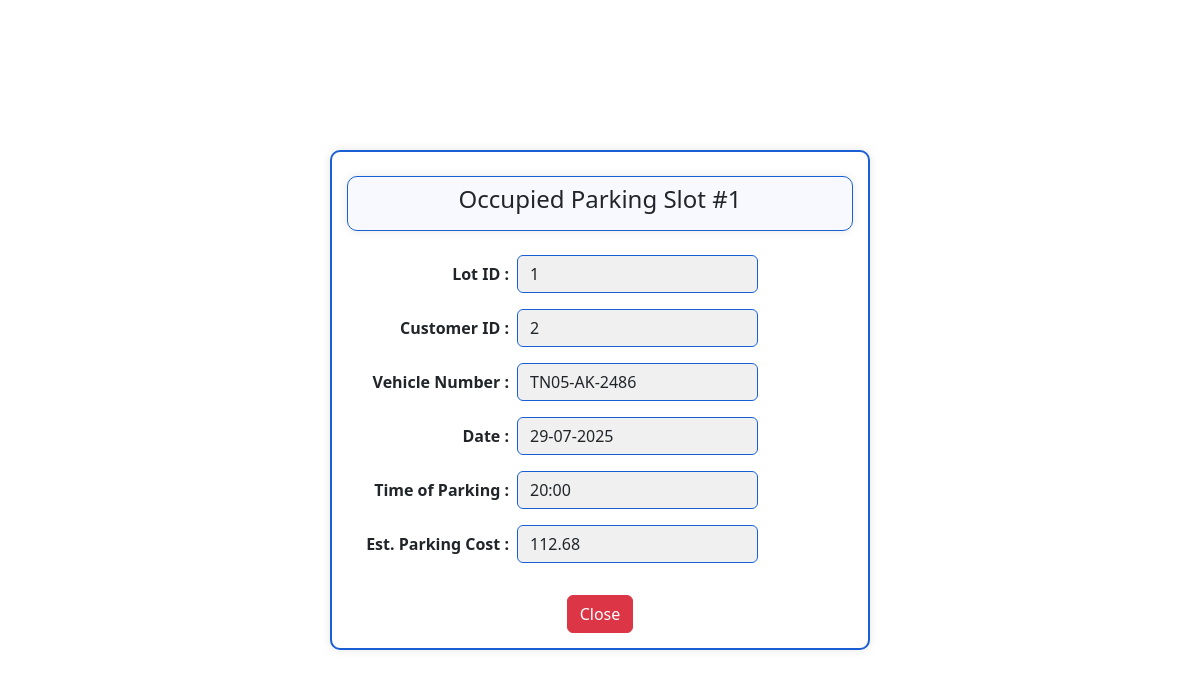
Screenshot of /occupied/1 with the database file from the repository.
### applications/models.py (models this page shows)
class ParkingLot(db.Model):
    id = db.Column(db.Integer, primary_key=True, autoincrement=True)
    lot_name = db.Column(db.String(100), nullable=False)
    price = db.Column(db.Float, nullable=False)
    max_spots = db.Column(db.Integer, nullable=False)
    address = db.Column(db.String(255), nullable=False)
    pincode = db.Column(db.Integer, nullable=False)
    spots = db.relationship('ParkingSpot', backref='parking_lot', cascade='all, delete', lazy=True)

class User(db.Model):
    id = db.Column(db.Integer, primary_key=True, autoincrement=True)
    username = db.Column(db.String(50), unique=True, nullable=False)
    full_name = db.Column(db.String(50), nullable=False)
    address = db.Column(db.String(255), nullable=True)
    pin_code = db.Column(db.Integer, nullable=True)
    email = db.Column(db.String(255), unique=True, nullable=False)
    password = db.Column(db.String(20), nullable=False)
    reservation = db.relationship('Reservation', backref='user', lazy=True)

class Reservation(db.Model):
    id = db.Column(db.Integer, primary_key=True, autoincrement=True)
    user_id = db.Column(db.Integer, db.ForeignKey('user.id'), nullable=False)
    spot_id = db.Column(db.Integer, db.ForeignKey('parking_spot.id'), nullable=False)
    vehicle_num = db.Column(db.String(20), nullable=False)
    start_time = db.Column(db.DateTime, nullable=False)
    end_time = db.Column(db.DateTime, nullable=True)
    price = db.Column(db.Float, nullable=False)

### applications/controllers.py (the view)
@app.route('/occupied/<int:spot_id>', methods=['GET', 'POST'])
def occupied_parking_slot(spot_id):
    res = Reservation.query.filter_by(spot_id=spot_id).order_by(Reservation.id.desc()).first()
    if not res:
        message = "⚠️ No reservation found for this parking spot."
        return render_template('occupied-spot.html', message=message, spot_id=spot_id)
    spot = ParkingSpot.query.get(res.spot_id)
    lot = ParkingLot.query.get(spot.lot_id)
    user = User.query.get(res.user_id)
    if request.method == 'POST':
        return redirect(url_for('release_parking_spot', user_id=res.user_id, spot_id=spot_id))
    return render_template('occupied-spot.html', res=res, lot=lot, user=user, spot_id=spot_id)

### templates/occupied-spot.html (shortened to what this page needs)
<!DOCTYPE html>
<html lang="en">
<head>
    <link rel="stylesheet" href="/static/style.css">
    <link href="https://cdn.jsdelivr.net/npm/bootstrap@5.3.7/dist/css/bootstrap.min.css" rel="stylesheet">
</head>
<body>
    <div id="main">
        <div id="reserve-block">
            <div class="container mt-4" id="edit-content">
                <h4 class="text-center">Occupied Parking Slot #{{spot_id}}</h4>
            </div>
            {% if message %}
            <div class="alert alert-warning text-center mt-4" role="alert">
                {{ message }}
            </div>
            {% else %}
            <form action="/occupied/{{lot.id}}" method="post">
                <div class="container mt-4">
                    <div class="mx-auto" style="max-width: 600px;">
                        <div class="d-flex flex-column align-items-center">
                            <div class="d-flex align-items-center mb-3 w-100">
                                <label for="id" class="fw-semibold form-label me-2 mb-0" style="width: 150px; text-align: right;">Lot ID :</label>
                                <input type="text" class="form-control w-auto" id="id" name="id" value="{{ lot.id }}" readonly>
                            </div>
                            <div class="d-flex align-items-center mb-3 w-100">
                                <label for="uid" class="fw-semibold form-label me-2 mb-0" style="width: 150px; text-align: right;">Customer ID :</label>
                                <input type="text" class="form-control w-auto" id="uid" name="uid" value="{{ user.id }}" readonly>
                            </div>
                            <div class="d-flex align-items-center mb-3 w-100">
                                <label for="vehicle_num" class="fw-semibold form-label me-2 mb-0" style="width: 150px; text-align: right;">Vehicle Number :</label>
                                <input type="text" class="form-control w-auto" id="vehicle_num" name="vehicle_num" value="{{ res.vehicle_num }} " readonly>
                            </div>
                            <div class="d-flex align-items-center mb-3 w-100">
                                <label for="date" class="fw-semibold form-label me-2 mb-0" style="width: 150px; text-align: right;">Date :</label>
                                <input type="text" class="form-control w-auto" id="date" name="date" value="{{ res.start_time.strftime('%d-%m-%Y') }}" readonly>
                            </div>
                            <div class="d-flex align-items-center mb-3 w-100">
                                <label for="time" class="fw-semibold form-label me-2 mb-0" style="width: 150px; text-align: right;">Time of Parking :</label>
                                <input type="text" class="form-control w-auto" id="time" name="time" value="{{ res.start_time.strftime('%H:%M') }}" readonly>
                            </div>
                            <div class="d-flex align-items-center mb-3 w-100">
                                <label for="price" class="fw-semibold form-label me-2 mb-0" style="width: 150px; text-align: right;">Est. Parking Cost :</label>
                                <input type="number" class="form-control w-auto" id="price" name="price" value="{{ res.price }}" readonly>
                            </div>
                            <div class="d-flex justify-content-center gap-3 mt-3">
                                <a href="/admin" class="btn btn-danger">Close</a>
                            </div>
                        </div>
                    </div>
                </div>
            </form>
            {% endif %}
        </div>
    </div>
</body>
</html>

### static/style.css (style rules this page uses)
#main { display: flex; justify-content: center; align-items: center; min-height: 100vh; }
#edit-content { padding: 8px; margin-bottom: 10px; border-radius: 10px; background-color: ghostwhite; border: 1px solid rgb(25, 95, 211); box-shadow: 0 0 10px rgba(0, 0, 0, 0.1); }
#reserve-block { width: 540px; padding: 15px; padding-top: 0px; border-radius: 10px; border: 2px solid rgb(25, 95, 211); box-shadow: 0 0 10px rgba(0, 0, 0, 0.1); }
#reserve-block input.form-control, #reserve-block textarea.form-control { width: 50% !important; border-color: rgb(25, 95, 211); background-color: rgb(240, 240, 240); }

### rows the page displays
ParkingLot: id "1"
User: uid "2"
Reservation: vehicle_num "TN05-AK-2486", date "29-07-2025", time "20:00", price "112.68"

### other values shown
{{ spot_id }} "1"
